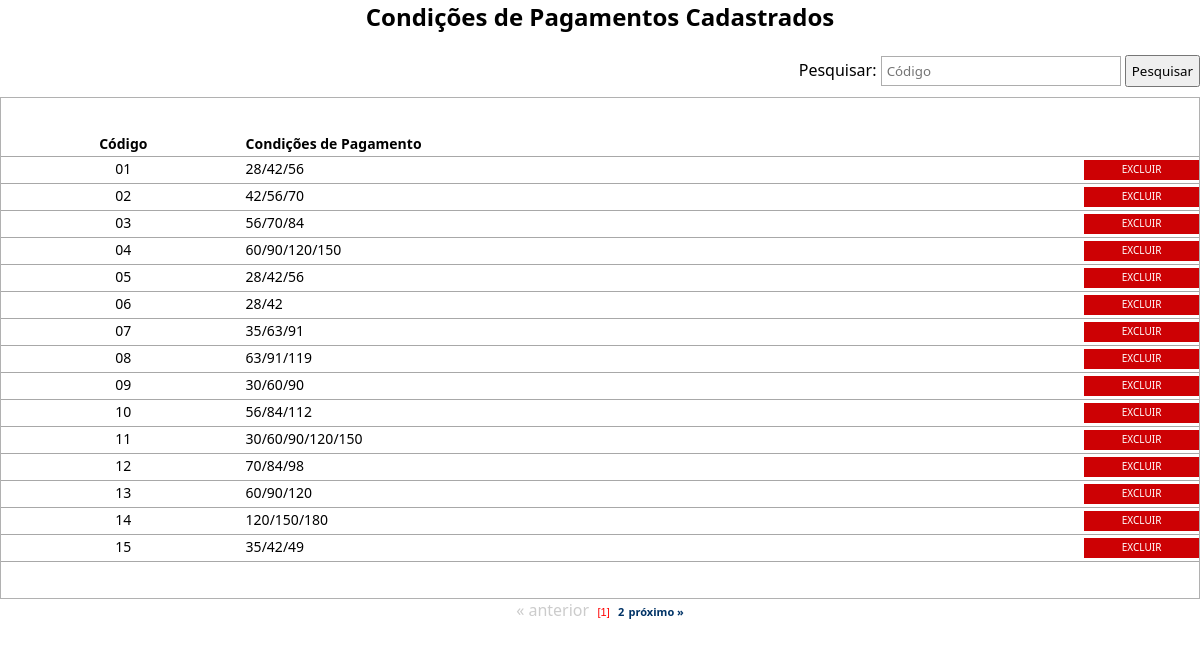
Before: /visualiza_condicoes_pagamento.php with the older database file.
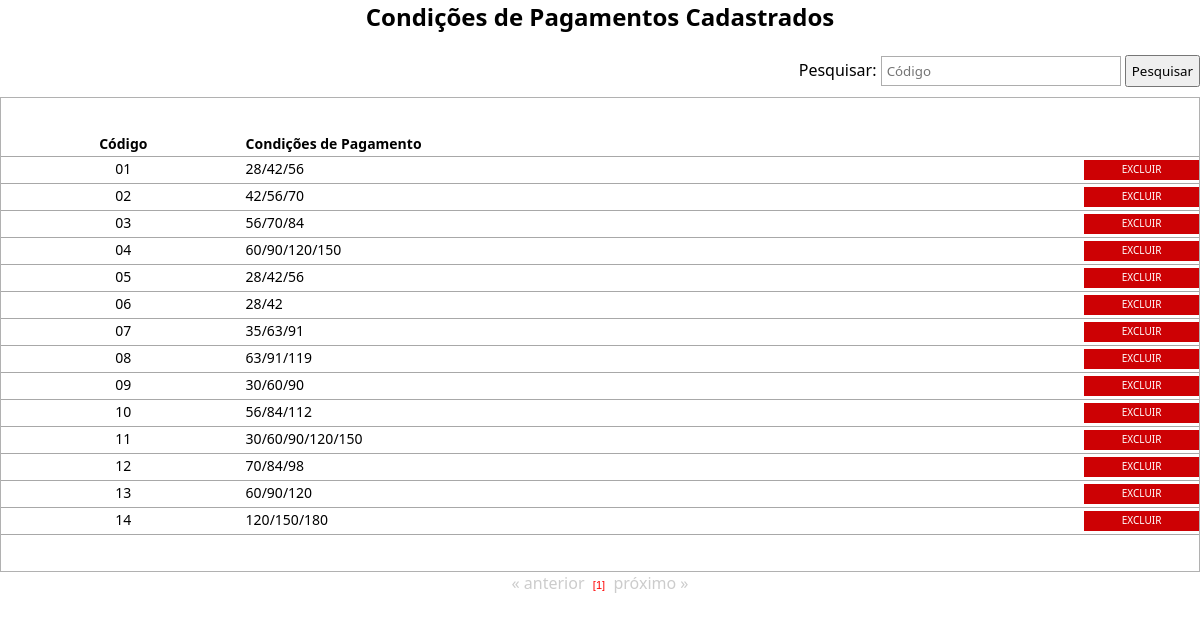
After: the same page with the newer database file.
### tables this page shows
CREATE TABLE `condicoes_pagamentos` (
  `id_condicoes` int(11) NOT NULL AUTO_INCREMENT,
  `cod_condicoes` varchar(10) NOT NULL,
  `parcelas` varchar(50) NOT NULL,
  `primeira_condicao` int(11) NOT NULL,
  `segunda_condicao` int(11) NOT NULL,
  `terceira_condicao` int(11) NOT NULL,
  `quarta_condicao` int(11) NOT NULL,
  `quinta_condicao` int(11) NOT NULL,
  PRIMARY KEY (`id_condicoes`)
);

### processos/database.php (called while the page is built, shortened)
<?php
function DBRead ($table, $params = null, $fields = '*') {
	$params = ($params) ? " {$params}" : null;
		$query = "SELECT {$fields} FROM {$table}{$params}";
		$result = DBExecute($query);
		if (!mysqli_num_rows($result))
			return false;
		else {
			while ($res = mysqli_fetch_assoc($result)) {
				$data[] = $res;
			}
			return $data;
		}
}
function DBExecute($query){
	$link = DBConnect();
	$result = @mysqli_query($link, $query) or die (mysqli_error($link));
	return $result;
}
?>

### visualiza_condicoes_pagamento.php (the view, shortened to what this page needs)
<!doctype html>
<html>
<head>
<link href="css/style.css" rel="stylesheet" type="text/css">
<link href="css/style.css" rel="stylesheet" type="text/css">
<link rel="stylesheet" href="css/menu.css">
</head>
<body>
<center><h2> Condições de Pagamentos Cadastrados </h2></center>
<br />
<table width="100%" border="0" cellpadding="0" cellspacing="0" style="margin-bottom: 10px;">
	<tr>
		<td align="right">
        <?php
		require 'processos/database.php';
		?>
          <form  action="<?php echo htmlspecialchars($_SERVER["PHP_SELF"]);?>" method="post">
			Pesquisar: <input type="text" name="pesquisar" placeholder="Código" class="cod" style="margin-right:0;">
			<input type="submit" value="Pesquisar" style="height: 32px; padding: 0 5px 0 5px;">
		  </form>
		</td>
	</tr>
</table>
 <?php
 	if (empty($_POST['pesquisar'])) {
 ?>
<table width="100%" border="0" cellpadding="0" cellspacing="0" class="table">
	<tr class="linha">
		<td class="linha" width="20%" align="center"><b>Código</b></td>
		<td class="linha"><b>Condições de Pagamento</b></td>
    <td width="10%" align="center" class="linha"></td>
	</tr>
<?php
  $numreg = 15;
  $inicial = $_GET['pg'] * $numreg;
	$le_cond = DBRead ("condicoes_pagamentos", "ORDER BY cod_condicoes ASC LIMIT $inicial, $numreg", "*");
  $sql = DBRead ("condicoes_pagamentos");
  $quant = count($sql);
		foreach ($le_cond as $cond){
		?>
	<tr onmouseover="ChangeColor(this, true);" onmouseout="ChangeColor(this, false);">
		<td class="linha" align="center" valign="middle" onclick="DoNav('alterar_condicoes_pagamento.php?id=<?php echo $cond['id_condicoes'];?>');">
			<?php echo $cond['cod_condicoes'];?>
		</td>
		<td class="linha espaco" valign="middle" onclick="DoNav('alterar_condicoes_pagamento.php?id=<?php echo $cond['id_condicoes'];?>');">
		<?php
				if ($cond['primeira_condicao'] != '0') {
					echo $cond['primeira_condicao'];
				}
				if ($cond['segunda_condicao'] != '0') {
					echo "/".$cond['segunda_condicao']."";
				}
				if ($cond['terceira_condicao'] != '0') {
					echo "/".$cond['terceira_condicao']."";
				}
				if ($cond['quarta_condicao'] != '0') {
					echo "/".$cond['quarta_condicao']."";
				}
				if ($cond['quinta_condicao'] != '0') {
					echo "/".$cond['quinta_condicao']."";
				}
		?>
    </td>
	  <td class="linha espaco" valign="middle">
      <span class="excluir">
        <a href="javascript:aviso('<?=$cond['id_condicoes'];?>');">Excluir</a>
      </span>
    </td>
  </tr>
<?php
	}
?>
</table>
<center>
<?php
  require "paginacao.php";
	}
?>
</center>
</body>
</html>

### paginacao.php (shortened to what this page needs)
<?php
$quant_pg = ceil($quant/$numreg);
$quant_pg++;
if ( @$_GET['pg'] > 0) {
echo "<a href=".$_SERVER['PHP_SELF']."?pg=".(@$_GET['pg']-1)." class=pg ><b>&laquo; Anterior</b></a>";
} else {
echo "<font color=#CCCCCC>&laquo; anterior </font>";
}
for($i_pg=1; $i_pg<$quant_pg;$i_pg++) {
if (@$_GET['pg'] == ($i_pg-1)) {
echo "&nbsp;<span class=pgoff>[$i_pg]</span>&nbsp;";
} else {
$i_pg2 = $i_pg-1;
echo "&nbsp;<a href=".$_SERVER['PHP_SELF']."?pg=$i_pg2 class=pg><b>$i_pg</b></a>&nbsp;";
}
}
if ((@$_GET['pg']+2) < $quant_pg) {
echo "<a href=".$_SERVER['PHP_SELF']."?pg=".(@$_GET['pg']+1)." class=pg ><b>próximo &raquo;</b></a>";
} else {
echo "<font color=#CCCCCC>  próximo &raquo;</font>";
}
?>

Changed rows visible on the page:
removed condicoes_pagamentos: cod_condicoes "15", primeira_condicao "35", segunda_condicao "42", terceira_condicao "49"
Other visible differences:
list line gone: "2"
